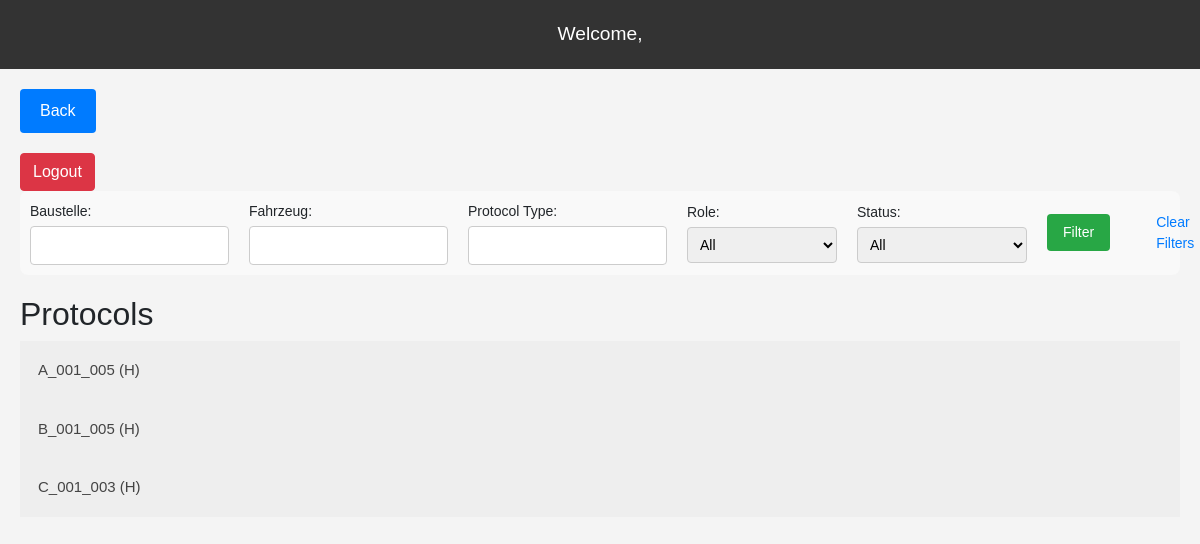
The page /sollWertView/ on the database as committed earlier.
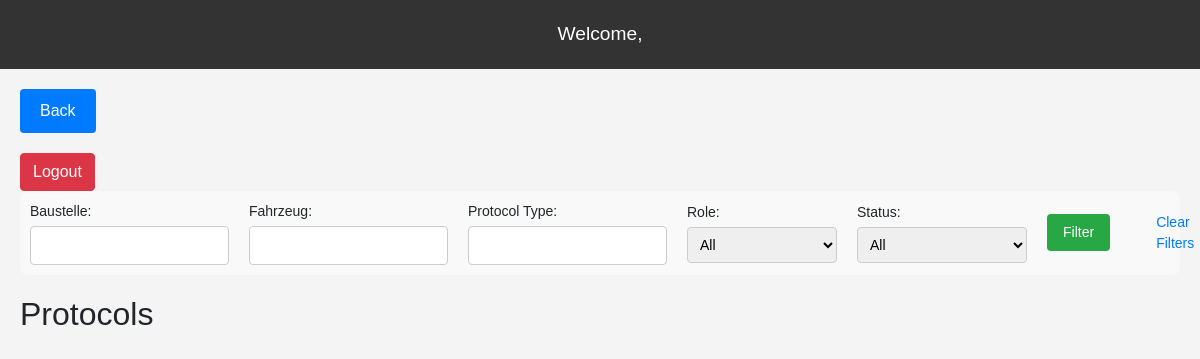
The same page on the database as committed later.
### myapp/models.py (models this page shows, shortened)
class PermanentProtocol(models.Model):
    permanentProtocolName = models.CharField(max_length=30)
    permanentProtocol1 = models.ForeignKey(ProtocolHubzugLiftingHost, on_delete = models.CASCADE)
    permanentProtocol4 = models.ForeignKey(ProtocolLaufHubzug, on_delete = models.CASCADE)
    protocol1 = models.ManyToManyField(
        'ProtocolHubzugLiftingHost',
        related_name="permanent_protocols"
    )
    protocol4 = models.ManyToManyField(
        'ProtocolLaufHubzug',
        related_name="permanent_protocols"
    )

### myapp/views.py (the view, shortened to what this page needs)
# urls.py: path('sollWertView/', views.sollWertView, name='soll_wert_view'),
def sollWertView(request):
    username = request.session.get('username', '')
    fahrzeug_id = request.GET.get('fahrzeugId', None)
    protocols = newFahrzeug.objects.all()
    filter_form = ProtocolFilterForm(request.GET or None)
    newPermanentProtocol = PermanentProtocol.objects.all()
    context = {
        'username': username,
        'fahrzeug_id': fahrzeug_id,
        'fahrzeugs': protocols,
        'filter_form': filter_form,
        'permanentProtocol' : newPermanentProtocol
    }
    return render(request, 'sollWertView.html', context)

### myapp/forms.py
class ProtocolFilterForm(forms.Form):
    baustelle = forms.CharField(max_length=100, required=False, label='Baustelle')
    fahrzeug = forms.CharField(max_length=100, required=False, label='Fahrzeug')
    protocol_name = forms.CharField(max_length=100, required=False, label='Protocol Type')
    teil = forms.ChoiceField(
        choices=[('all', 'All'),
                 ("hubzug", "Hubzug")],
        required=False,
        label='Role'
    )
    status = forms.ChoiceField(
        choices=[('all', 'All'),
                 ("offen", "Offen"),
                 ('exported', 'Abgeschlossen'),
                 ('closed', 'Zur Überprüfung'),
                 ('saved', 'In Bearbeitung'),
                 ('correction', 'Korrektur erforderlich')],
        required=False,
        label='Status'
    )

### templates/sollWertView.html (shortened to what this page needs)
<!DOCTYPE html>
{% load static %}
<html lang="en">
<head>
  <link href="https://stackpath.bootstrapcdn.com/bootstrap/4.3.1/css/bootstrap.min.css" rel="stylesheet">
  <link rel="stylesheet" href="{% static 'myapp/hubzug.css' %}">
</head>
<body>
  <header>
    <div class="welcome">
      Welcome,
    </div>
  </header>
  <main>
    <a href='/adminView/' class="back-button">Back</a>
    <form action="{% url 'logout' %}" method="post" style="margin: 0;">
      <button type="submit" class="btn btn-danger">Logout</button>
    </form>
    <form class="myForm" method="get" class="filter-form">
      {{ filter_form.as_p }}
      <button type="submit" class="btn btn-primary">Filter</button>
      <a href="{% url 'pruefer_view' %}">Clear Filters</a>
  </form>
    </head>
    <body>
    <h2>Protocols</h2>
    {% for permanent in permanentProtocol %}
      <button class="accordion">{{permanent.permanentProtocolName}}</button>
    {% endfor %}
  </main>
</body>
</html>

Rows that differ between the two databases and show on the page:
removed PermanentProtocol: permanentProtocolName "A_001_005 (H)"
removed PermanentProtocol: permanentProtocolName "B_001_005 (H)"
removed PermanentProtocol: permanentProtocolName "C_001_003 (H)"
